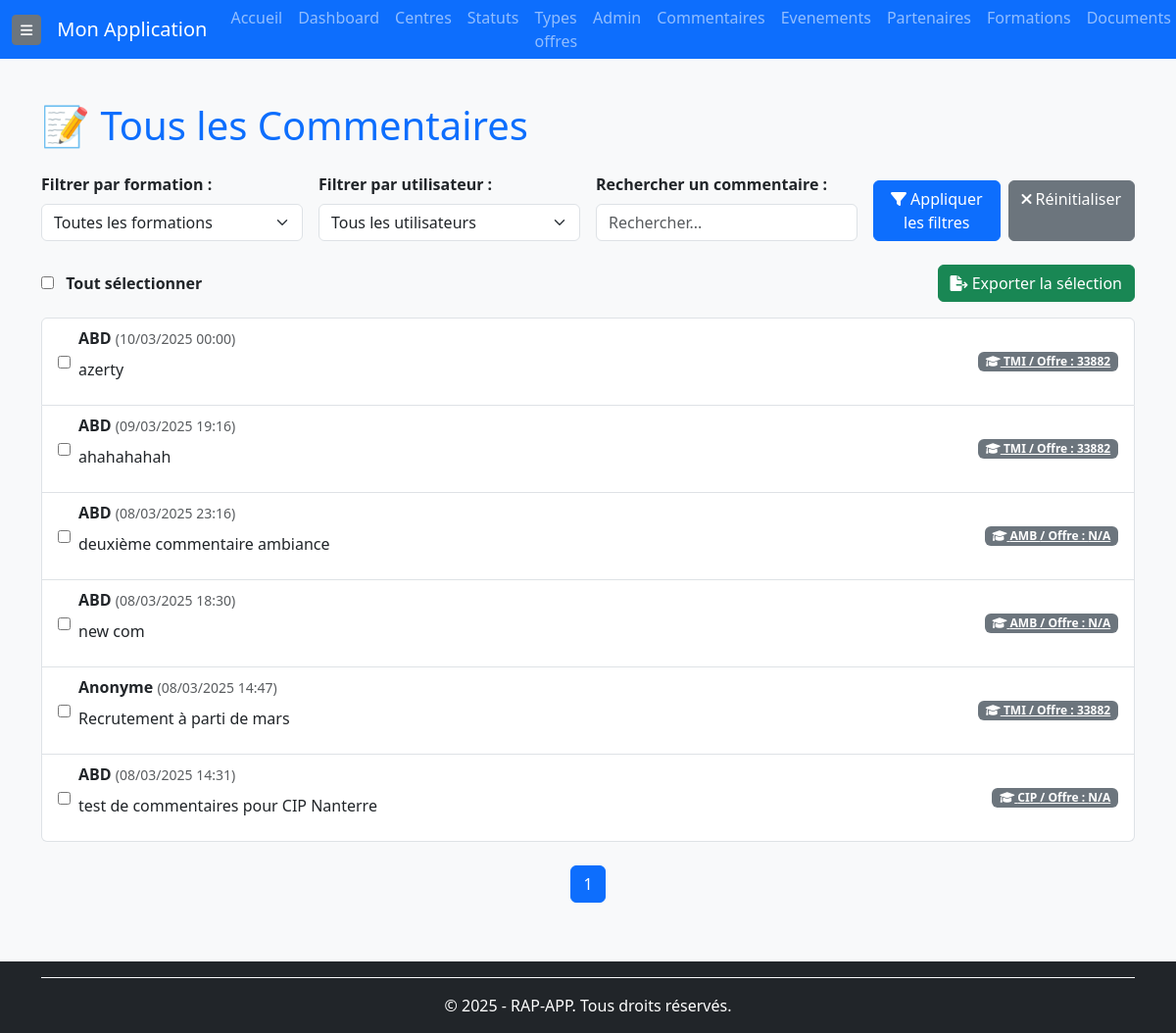
Before: /commentaires_all/ with the older database file.
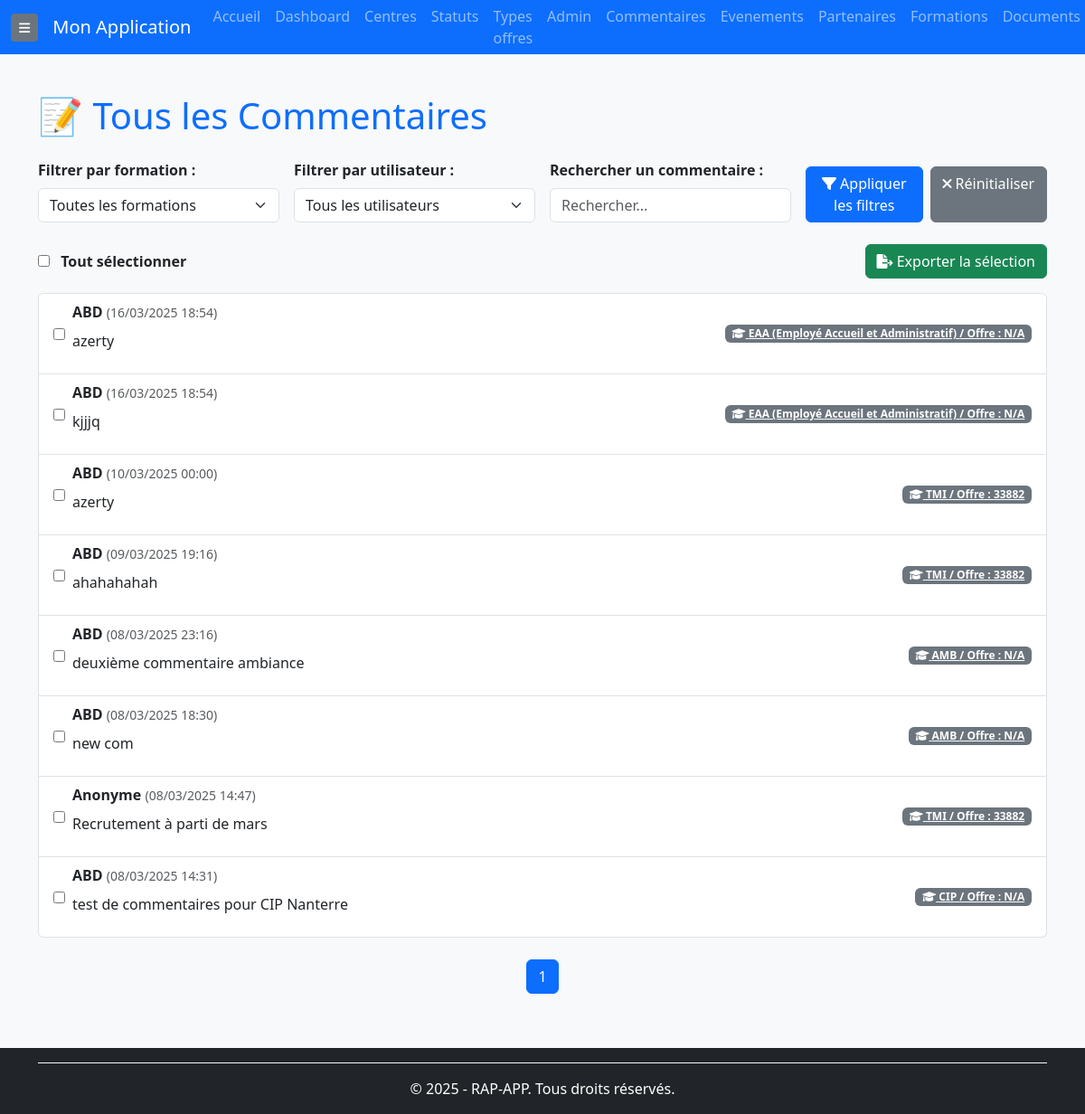
After: the same page with the newer database file.
### rap_app/models/commentaires.py (models this page shows, shortened)
class Commentaire(BaseModel):
    formation = models.ForeignKey(Formation, on_delete=models.CASCADE, related_name="commentaires", verbose_name="Formation")
    utilisateur = models.ForeignKey(User, on_delete=models.CASCADE, blank=True, null=True, related_name="commentaires", verbose_name="Utilisateur associé")
    contenu = models.TextField(verbose_name="Contenu du commentaire")
    saturation = models.PositiveIntegerField(null=True, blank=True,verbose_name="Niveau de saturation (%)")
    class Meta:
        verbose_name = "Commentaire"
        verbose_name_plural = "Commentaires"
        ordering = ['formation', '-created_at']
        indexes = [
            models.Index(fields=['created_at']),
            models.Index(fields=['formation']),
        ]

### rap_app/models/formations.py (models this page shows, shortened)
class Formation(BaseModel):
    nom = models.CharField(max_length=255, verbose_name="Nom de la formation")
    centre = models.ForeignKey(Centre, on_delete=models.CASCADE, related_name='formations', verbose_name="Centre de formation")
    type_offre = models.ForeignKey(TypeOffre, on_delete=models.CASCADE, related_name="formations", verbose_name="Type d'offre")
    statut = models.ForeignKey(Statut, on_delete=models.CASCADE, related_name="formations", verbose_name="Statut de la formation")
    start_date = models.DateField(null=True, blank=True, verbose_name="Date de début")
    end_date = models.DateField(null=True, blank=True, verbose_name="Date de fin")
    num_kairos = models.CharField(max_length=50, null=True, blank=True, verbose_name="Numéro Kairos")
    num_offre = models.CharField(max_length=50, null=True, blank=True, verbose_name="Numéro de l'offre")
    num_produit = models.CharField(max_length=50, null=True, blank=True, verbose_name="Numéro du produit")
    prevus_crif = models.PositiveIntegerField(default=0, verbose_name="Places prévues CRIF")
    prevus_mp = models.PositiveIntegerField(default=0, verbose_name="Places prévues MP")
    inscrits_crif = models.PositiveIntegerField(default=0, verbose_name="Inscrits CRIF")
    inscrits_mp = models.PositiveIntegerField(default=0, verbose_name="Inscrits MP")
    assistante = models.CharField(max_length=255, null=True, blank=True, verbose_name="Assistante")
    cap = models.PositiveIntegerField(null=True, blank=True, verbose_name="Capacité maximale")
    convocation_envoie = models.BooleanField(default=False, verbose_name="Convocation envoyée")
    entresformation = models.PositiveIntegerField(default=0, verbose_name="Entrées en formation")
    nombre_candidats = models.PositiveIntegerField(default=0, verbose_name="Nombre de candidats")
    nombre_entretiens = models.PositiveIntegerField(default=0, verbose_name="Nombre d'entretiens")
    nombre_evenements = models.PositiveIntegerField(default=0, verbose_name="Nombre d'événements")
    dernier_commentaire = models.TextField(null=True, blank=True, verbose_name="Dernier commentaire")
    partenaires = models.ManyToManyField(Partenaire, related_name="formations", verbose_name="Partenaires", blank=True)
    utilisateur = models.ForeignKey(User, on_delete=models.SET_NULL, null=True, blank=True,related_name="formations_creees",verbose_name="Créé par" )
    objects = FormationManager()
    class Meta:
        verbose_name = "Formation"
        verbose_name_plural = "Formations"
        ordering = ['-start_date', 'nom']
        indexes = [
            models.Index(fields=['start_date']),
            models.Index(fields=['end_date']),
            models.Index(fields=['nom']),
        ]

### rap_app/views/commentaires_views.py (the view)
# urls.py: path('commentaires_all/', commentaires_views.AllCommentairesView.as_view(), name='all-commentaires'),
class AllCommentairesView(ListView):
    model = Commentaire
    template_name = 'formations/commentaires_tous.html'
    context_object_name = 'commentaires'
    paginate_by = 20  # Pagination
    def get_queryset(self):
        queryset = Commentaire.objects.select_related('formation', 'utilisateur').order_by('-created_at')
        formation_id = self.request.GET.get('formation')
        utilisateur_id = self.request.GET.get('utilisateur')
        search_query = self.request.GET.get('q')
        order_by = self.request.GET.get('order_by', '-created_at')
        filters = Q()
        if formation_id:
            filters &= Q(formation_id=formation_id)
        if utilisateur_id:
            filters &= Q(utilisateur_id=utilisateur_id)
        if search_query:
            filters &= Q(contenu__icontains=search_query)
        if order_by:
            queryset = queryset.order_by(order_by)
        queryset = queryset.filter(filters)
        return queryset
    def get_context_data(self, **kwargs):
        context = super().get_context_data(**kwargs)
        context['formations'] = Formation.objects.all()
        context['utilisateurs'] = User.objects.all()
        return context

### rap_app/templates/formations/commentaires_tous.html (shortened to what this page needs)
{% extends "base.html" %}
{% block content %}
<div class="container mt-4">
    <h1 class="text-primary mb-4">📝 Tous les Commentaires</h1>
    <form method="GET" id="filter-form" class="row g-3 mb-4">
        <div class="col-md-3">
            <label class="form-label fw-bold">Filtrer par formation :</label>
            <select name="formation" class="form-select" onchange="this.form.submit();">
                <option value="">Toutes les formations</option>
            </select>
        </div>
        <div class="col-md-3">
            <label class="form-label fw-bold">Filtrer par utilisateur :</label>
            <select name="utilisateur" class="form-select" onchange="this.form.submit();">
                <option value="">Tous les utilisateurs</option>
            </select>
        </div>
        <div class="col-md-3">
            <label class="form-label fw-bold">Rechercher un commentaire :</label>
            <input type="text" name="q" class="form-control" value="{{ request.GET.q }}" placeholder="Rechercher..." onkeypress="if(event.keyCode==13) this.form.submit();">
        </div>
        <div class="col-md-3 align-self-end d-flex">
            <button type="submit" class="btn btn-primary w-100">
                <i class="fas fa-filter"></i> Appliquer les filtres
            </button>
            <a href="{% url 'all-commentaires' %}" class="btn btn-secondary w-100 ms-2">
                <i class="fas fa-times"></i> Réinitialiser
            </a>
        </div>
    </form>
    <form method="POST" action="{% url 'export-commentaires' %}">
        <div class="d-flex justify-content-between align-items-center mb-3">
            <div>
                <input type="checkbox" id="select-all" class="me-2">
                <label for="select-all" class="fw-bold">Tout sélectionner</label>
            </div>
            <button type="submit" class="btn btn-success">
                <i class="fas fa-file-export"></i> Exporter la sélection
            </button>
        </div>
        {% if commentaires %}
            <ul class="list-group">
                {% for commentaire in commentaires %}
                    <li class="list-group-item d-flex justify-content-between align-items-center">
                        <div class="d-flex align-items-center">
                            <input type="checkbox" name="commentaire_ids" value="{{ commentaire.id }}" class="comment-checkbox me-2">
                            <div>
                                <strong>{{ commentaire.utilisateur.username|default:"Anonyme" }}</strong>
                                <small class="text-muted">({{ commentaire.created_at|date:"d/m/Y H:i" }})</small>
                                <p class="mt-2">{{ commentaire.contenu }}</p>
                            </div>
                        </div>
                        <a href="{% url 'formation-detail' commentaire.formation.id %}" class="badge bg-secondary text-white">
                            <i class="fas fa-graduation-cap"></i> {{ commentaire.formation.nom|default:"N/A" }} / Offre : {{ commentaire.formation.num_offre|default:"N/A" }}
                        </a>
                    </li>
                {% endfor %}
            </ul>
            <nav class="mt-4">
                <ul class="pagination justify-content-center">
                    <li class="page-item active"><span class="page-link">{{ page_obj.number }}</span></li>
                </ul>
            </nav>
        {% else %}
            <div class="alert alert-info text-center">
                <i class="fas fa-info-circle"></i> Aucun commentaire trouvé.
            </div>
        {% endif %}
    </form>
</div>
{% endblock %}

Changed rows visible on the page:
added Commentaire: utilisateur.username "ABD", created_at "16/03/2025 18:54", contenu "azerty", formation.nom "EAA (Employé Accueil et Administratif)", formation.num_offre "N/A"
added Commentaire: utilisateur.username "ABD", created_at "16/03/2025 18:54", contenu "kjjjq", formation.nom "EAA (Employé Accueil et Administratif)", formation.num_offre "N/A"
